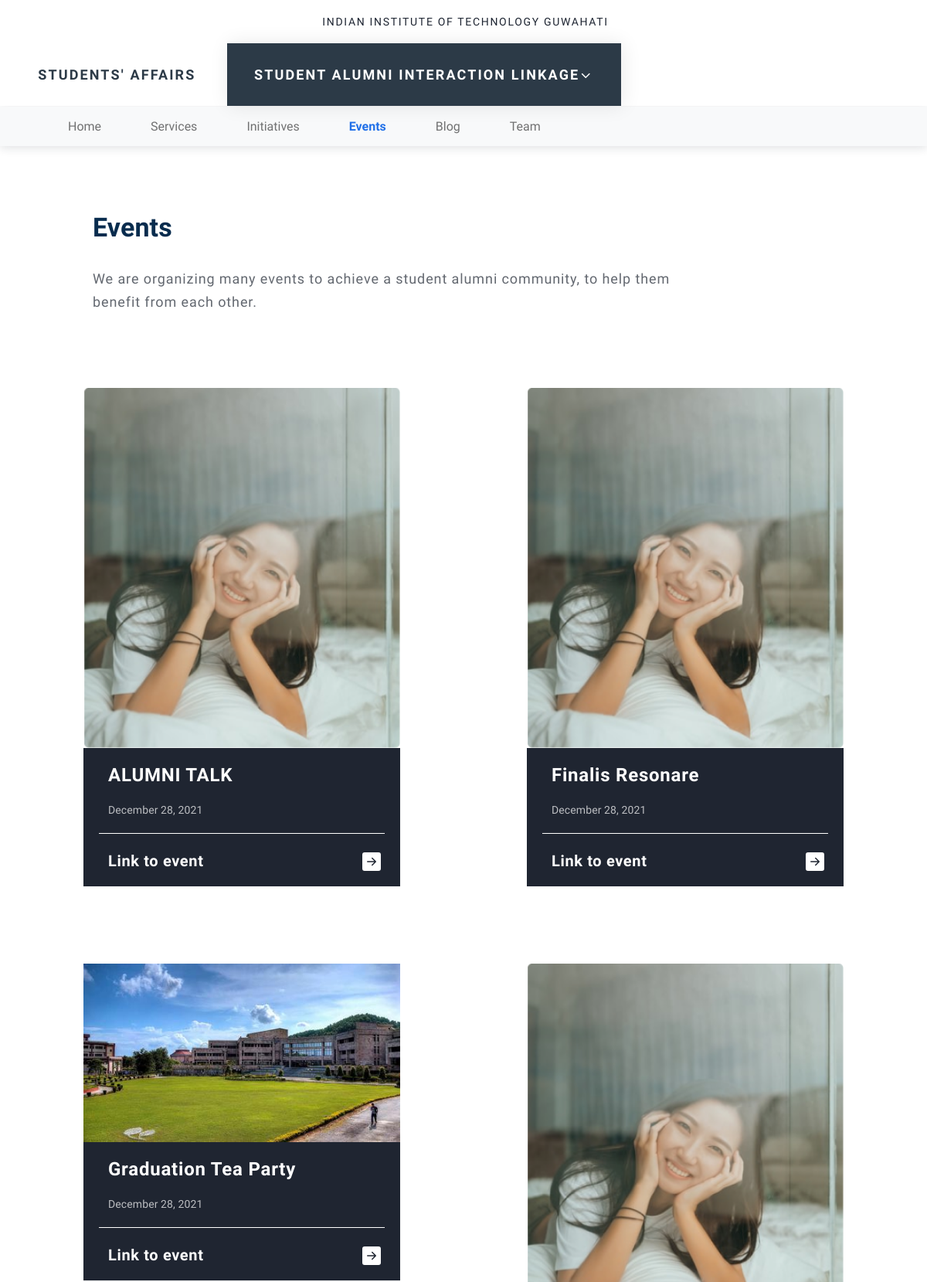
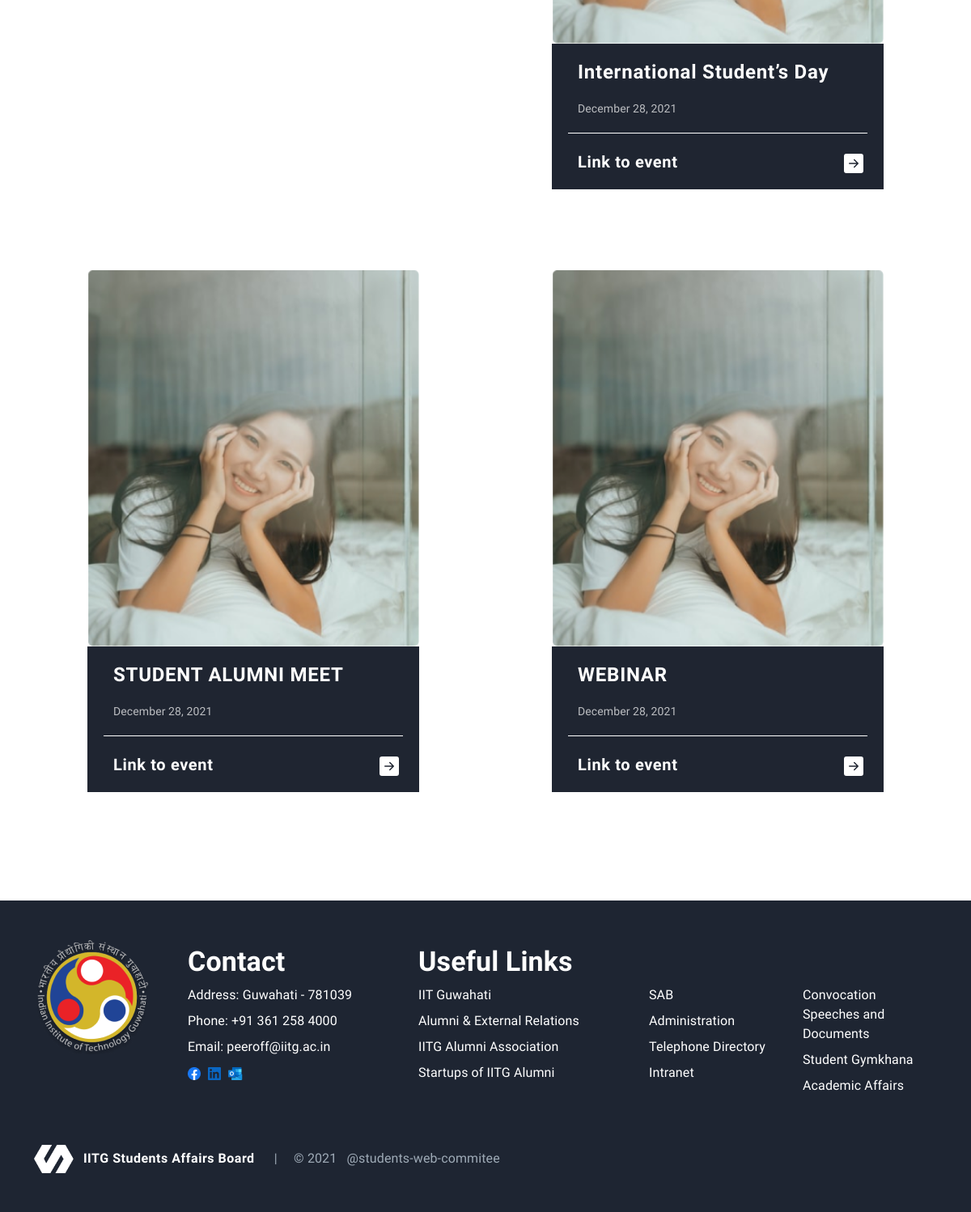
Screenshot of /events/ with the database file from the repository (2 pictures, top to bottom).
### events/models.py (models this page shows, shortened)
class Event(models.Model):
    category = models.ForeignKey(Category,related_name='events',on_delete=models.CASCADE,default='Uncategorized')
    title = models.CharField(max_length=100, blank=True, default='')
    link = models.URLField(blank=True, null=True,max_length=200)
    content = RichTextField(blank=True, null=True)
    date = models.DateTimeField(default=timezone.now,blank=True, null=True)
    image = models.ImageField(default='default.jpg',upload_to='events/',height_field=None, width_field=None, max_length=None, null=True, blank="True")

### events/views.py (the view)
# urls.py: path('',EventListView.as_view(),name='events-home'),
class EventListView(ListView):
    model = Event
    template_name = 'events/home.html'  # <app>/<model>_<viewtype>.html
    context_object_name = 'events'
    ordering = ['title']

### events/templates/events/home.html (shortened to what this page needs)
{% extends 'base.html' %}
{% load static %}
{% block four %}active{% endblock four %}
{% block content %}
<section>
    <div class="row" >
        <div class="col-lg-10 ">
            <div class="about-blog-content">
                <div class="page-title">
                    Events
                </div>
                <br>
                <p class="content">We are organizing many events to achieve a student alumni community, to help them benefit from each other.</p>
            </div>
        </div>
    </div>
    <br>
    <div class="row justify-content-between">
        {% for event in events %}
            <div class="col-md-5 col-sm-12"  style="margin: 50px 0;">
                <div class="row">
                    <img class="blog-thumb" src="{{ event.image.url }}" alt="">
                </div>
                <div class="row blog-title-bg">
                    <div class="blog-title">
                        {{ event.title }}
                    </div>
                    <div class="blog-auth">
                        {{ event.date|date:"F d, Y" }}
                    </div>
                    <div class="line" style="border-top: solid 1px white;"></div>
                    <br>
                    <div class="link">
                        <div class="row justify-content-between">
                            <div class="col-10">Link to event</div>
                            <div class="col-1" style="margin-right: 10px !important" >
                                <a href="{% url 'events:events_detail' event.id %}">
                                </a>
                            </div>
                        </div>
                    </div>
                </div>
            </div>
        {% endfor %}
    </div>
</section>
{% endblock content %}

### events/templates/events/home.html (style rules this page uses)
a { color: white; }
.blog-thumb { padding: 0 0; border-radius: 0 !important; }
.page-title { font-style: normal; font-weight: 600; font-size: 34px; line-height: 44px; letter-spacing: 0.0038em; color: #082C4E; }
.content { font-style: normal; font-weight: 400; font-size: 18px; line-height: 30px; letter-spacing: 0.05em; color: #636870; }
.blog-title-bg { background-color: #1F2531; font-style: normal; font-weight: 600; font-size: 20px; line-height: 24px; letter-spacing: 0.0322em; color: #FFFFFF; }
.blog-auth { font-style: normal; font-weight: normal; font-size: 14px; line-height: 20px; letter-spacing: 0.0075em; color: #FFFFFF; opacity: .7; padding-top: 20px; padding-bottom: 20px; }
.blog-title { font-style: normal; font-weight: 600; font-size: 24px; line-height: 30px; letter-spacing: 0.0322em; color: #FFFFFF; opacity: 1; }
.blog-title-bg { padding: 20px; }

### templates/base.html (style rules this page uses)
* { font-family: Raleway; }

### rows the page displays
Event: image (picture), title "ALUMNI TALK", date "December 28, 2021"
Event: image (picture), title "Finalis Resonare", date "December 28, 2021"
Event: image (placeholder picture), title "Graduation Tea Party", date "December 28, 2021"
Event: image (picture), title "International Student’s Day", date "December 28, 2021"
Event: image (picture), title "STUDENT ALUMNI MEET", date "December 28, 2021"
Event: image (picture), title "WEBINAR", date "December 28, 2021"
